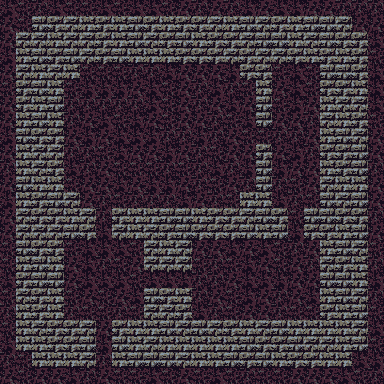

A level layout from a 2D game, rendered from its tile map. Below: a short description, then the map file with its tile-grid data intact:
An orthogonal 24x24 tile map with 16x16 px tiles, 1 tile layer (tile) and 55 objects (3x fakewall1).

<map version="1.0" tiledversion="1.1.2" orientation="orthogonal" renderorder="right-down" width="24" height="24" tilewidth="16" tileheight="16" infinite="0" nextobjectid="97">
 <tileset firstgid="1" source="tileset.tsx" />
 <layer name="tile" width="24" height="24">
  <data encoding="csv">
8,9,6,8,9,9,8,9,8,8,9,7,6,7,6,8,7,8,8,7,7,6,6,6,
7,9,5,4,2,3,4,3,5,4,3,4,4,2,3,5,2,4,3,5,5,2,7,7,
7,2,2,3,2,2,4,3,5,2,4,5,3,4,4,2,5,5,3,2,5,4,4,8,
8,3,5,4,5,2,4,5,3,3,3,4,4,4,2,4,2,2,4,3,4,3,4,9,
7,2,3,2,3,9,9,9,6,6,8,7,7,7,8,4,4,9,8,9,5,5,4,8,
9,4,5,3,9,8,8,8,7,8,9,7,6,8,6,9,3,7,8,9,4,4,3,8,
7,4,3,5,6,6,6,6,6,8,9,7,6,7,8,7,5,9,8,7,3,2,2,8,
7,3,5,3,6,7,8,9,8,7,9,7,7,6,9,8,5,7,7,6,2,3,4,9,
8,5,4,4,7,8,7,8,8,8,6,6,8,6,7,9,9,6,6,7,3,5,2,7,
7,3,2,2,6,6,9,8,7,7,8,7,6,9,7,7,4,7,8,6,4,4,5,7,
6,3,2,4,8,6,7,9,9,9,6,9,6,8,6,8,5,8,7,7,3,4,5,6,
7,5,3,3,9,7,7,8,7,8,8,7,6,9,7,6,5,6,9,7,2,3,3,7,
8,3,4,5,2,7,6,9,6,6,6,8,7,6,9,3,3,8,6,9,5,2,5,7,
7,2,4,4,3,2,6,4,3,3,5,5,3,4,4,2,5,4,9,5,5,4,4,6,
7,2,2,2,5,4,8,2,3,2,4,5,4,4,4,5,3,5,8,4,4,3,5,7,
9,5,4,4,9,8,8,8,9,2,3,2,7,7,8,7,8,9,6,7,3,5,2,9,
9,3,5,3,7,8,6,9,7,2,2,2,9,6,9,8,7,9,7,6,2,4,3,6,
8,4,5,5,7,8,8,8,9,8,8,8,6,6,7,8,8,8,7,7,5,5,3,8,
9,2,4,3,9,7,9,7,8,5,4,3,6,7,9,8,7,6,7,8,3,5,2,6,
6,3,4,3,6,9,9,6,9,2,2,4,8,6,9,7,7,6,9,9,4,3,5,9,
9,3,2,4,4,2,7,4,3,3,5,2,5,2,4,3,2,5,3,3,3,3,2,8,
8,3,3,4,4,5,8,5,3,2,3,3,3,3,3,5,4,4,5,2,2,3,5,9,
6,9,3,3,3,2,6,3,5,5,5,2,3,3,5,4,5,3,4,4,3,3,8,8,
7,9,7,7,8,6,7,9,9,8,9,7,9,8,9,6,9,9,7,7,7,8,9,6
</data>
 </layer>
 <objectgroup name="furniture">
  <object id="36" gid="52" x="144" y="144" width="16" height="16" />
  <object id="37" gid="52" x="144" y="96" width="16" height="16" />
  <object id="38" gid="52" x="144" y="192" width="16" height="16" />
  <object id="39" gid="52" x="192" y="96" width="16" height="16" />
  <object id="40" gid="52" x="192" y="192" width="16" height="16" />
  <object id="42" gid="52" x="192" y="144" width="16" height="16" />
  <object id="44" gid="82" x="272" y="208" width="16" height="16" />
  <object id="45" gid="82" x="288" y="192" width="16" height="16" />
  <object id="46" gid="82" x="272" y="176" width="16" height="16" />
  <object id="47" gid="82" x="304" y="176" width="16" height="16" />
  <object id="48" gid="82" x="304" y="208" width="16" height="16" />
  <object id="49" gid="82" x="288" y="208" width="16" height="16" />
  <object id="50" gid="82" x="272" y="192" width="16" height="16" />
  <object id="51" gid="82" x="288" y="176" width="16" height="16" />
  <object id="52" gid="82" x="304" y="192" width="16" height="16" />
  <object id="53" gid="51" x="272" y="112" width="16" height="16">
   <properties>
    <property name="activationtarget" value="[[18,10],[18,12],[17,11],[18,13]]" />
   </properties>
  </object>
  <object id="54" gid="51" x="288" y="96" width="16" height="16">
   <properties>
    <property name="activationtarget" value="[[18,12],[18,10],[17,11]]" />
   </properties>
  </object>
  <object id="55" gid="51" x="304" y="112" width="16" height="16">
   <properties>
    <property name="activationtarget" value="[[18,11],[19,12],[17,10],[18,13]]" />
   </properties>
  </object>
  <object id="56" gid="65" x="304" y="96" width="16" height="16" />
  <object id="57" gid="65" x="288" y="128" width="16" height="16" />
  <object id="58" gid="65" x="272" y="128" width="16" height="16" />
  <object id="60" gid="12" x="288" y="224" width="16" height="16" />
  <object id="61" gid="10" x="96" y="368" width="16" height="16" />
  <object id="62" gid="10" x="96" y="240" width="16" height="16" />
  <object id="63" type="fakewall1" gid="2" x="144" y="288" width="16" height="16" />
  <object id="64" type="fakewall1" gid="2" x="160" y="288" width="16" height="16" />
  <object id="65" type="fakewall1" gid="2" x="176" y="288" width="16" height="16" />
  <object id="66" gid="49" x="208" y="288" width="16" height="16">
   <properties>
    <property name="activationtarget" value="[[9,17],[10,17],[11,17]]" />
   </properties>
  </object>
  <object id="67" gid="68" x="240" y="288" width="16" height="16" />
  <object id="68" gid="45" x="304" y="288" width="16" height="16" />
  <object id="69" gid="53" x="304" y="272" width="16" height="16" />
  <object id="70" gid="53" x="304" y="304" width="16" height="16" />
  <object id="71" gid="53" x="192" y="272" width="16" height="16" />
  <object id="72" gid="53" x="192" y="304" width="16" height="16" />
  <object id="73" gid="53" x="224" y="256" width="16" height="16" />
  <object id="74" gid="53" x="272" y="256" width="16" height="16" />
  <object id="75" gid="53" x="272" y="320" width="16" height="16" />
  <object id="76" gid="53" x="224" y="320" width="16" height="16" />
  <object id="77" gid="74" x="256" y="288" width="16" height="16" />
  <object id="78" gid="53" x="64" y="256" width="16" height="16" />
  <object id="79" gid="53" x="128" y="256" width="16" height="16" />
  <object id="80" gid="53" x="64" y="320" width="16" height="16" />
  <object id="81" gid="53" x="128" y="320" width="16" height="16" />
  <object id="82" gid="72" x="64" y="144" width="16" height="16" />
  <object id="84" gid="72" x="64" y="160" width="16" height="16" />
  <object id="85" gid="69" x="64" y="176" width="16" height="16" />
  <object id="86" gid="69" x="64" y="112" width="16" height="16" />
  <object id="87" gid="10" x="256" y="144" width="16" height="16" />
  <object id="89" gid="71" x="64" y="128" width="16" height="16" />
 </objectgroup>
 <objectgroup name="item">
  <object id="91" gid="222" x="240" y="288" width="16" height="16" />
  <object id="92" gid="212" x="64" y="144" width="16" height="16">
   <properties>
    <property name="probability" value="10" />
   </properties>
  </object>
 </objectgroup>
 <objectgroup name="description">
  <object id="96" x="96" y="208" width="16" height="16">
   <properties>
    <property name="text" value="When you step in to the room, you notice large amount of spider webs hanging from the ceiling." />
   </properties>
  </object>
 </objectgroup>
 <objectgroup name="creature">
  <object id="93" gid="246" x="144" y="80" width="16" height="16" />
  <object id="94" gid="246" x="240" y="192" width="16" height="16" />
  <object id="95" gid="246" x="208" y="256" width="16" height="16" />
 </objectgroup>
</map>
